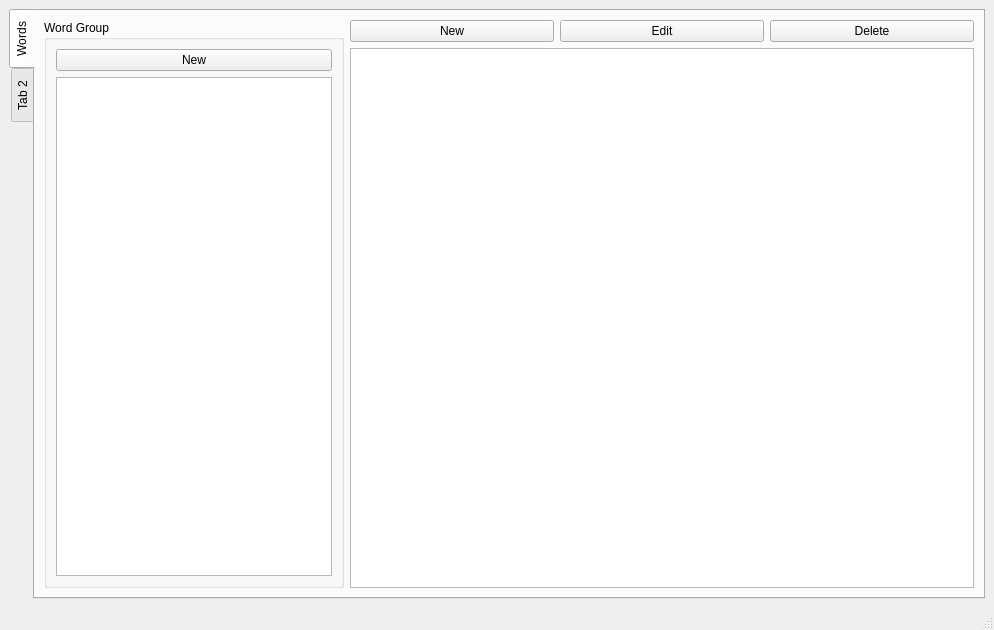
<?xml version="1.0" encoding="UTF-8"?>
<ui version="4.0">
 <class>MainWindow</class>
 <widget class="QMainWindow" name="MainWindow">
  <property name="geometry">
   <rect>
    <x>0</x>
    <y>0</y>
    <width>994</width>
    <height>630</height>
   </rect>
  </property>
  <property name="windowTitle">
   <string>MainWindow</string>
  </property>
  <widget class="QWidget" name="centralwidget">
   <layout class="QVBoxLayout" name="verticalLayout_2">
    <item>
     <widget class="QTabWidget" name="tabWidget">
      <property name="tabPosition">
       <enum>QTabWidget::TabPosition::West</enum>
      </property>
      <property name="currentIndex">
       <number>0</number>
      </property>
      <property name="elideMode">
       <enum>Qt::TextElideMode::ElideNone</enum>
      </property>
      <widget class="QWidget" name="tab">
       <attribute name="title">
        <string>Words</string>
       </attribute>
       <layout class="QHBoxLayout" name="horizontalLayout_4">
        <item>
         <widget class="QGroupBox" name="groupBox">
          <property name="maximumSize">
           <size>
            <width>300</width>
            <height>16777215</height>
           </size>
          </property>
          <property name="title">
           <string>Word Group</string>
          </property>
          <layout class="QVBoxLayout" name="verticalLayout">
           <item>
            <layout class="QHBoxLayout" name="horizontalLayout_2">
             <item>
              <widget class="QPushButton" name="word_group_new_pushButton">
               <property name="text">
                <string>New</string>
               </property>
              </widget>
             </item>
            </layout>
           </item>
           <item>
            <widget class="QListView" name="word_group_listView"/>
           </item>
          </layout>
         </widget>
        </item>
        <item>
         <layout class="QVBoxLayout" name="verticalLayout_3">
          <item>
           <layout class="QHBoxLayout" name="horizontalLayout">
            <item>
             <widget class="QPushButton" name="word_new_pushButton">
              <property name="text">
               <string>New</string>
              </property>
             </widget>
            </item>
            <item>
             <widget class="QPushButton" name="word_edit_pushButton">
              <property name="text">
               <string>Edit</string>
              </property>
             </widget>
            </item>
            <item>
             <widget class="QPushButton" name="word_delete_pushButton">
              <property name="text">
               <string>Delete</string>
              </property>
             </widget>
            </item>
           </layout>
          </item>
          <item>
           <widget class="QTableView" name="word_tableView"/>
          </item>
         </layout>
        </item>
       </layout>
      </widget>
      <widget class="QWidget" name="tab_2">
       <attribute name="title">
        <string>Tab 2</string>
       </attribute>
      </widget>
     </widget>
    </item>
   </layout>
  </widget>
  <widget class="QMenuBar" name="menubar">
   <property name="geometry">
    <rect>
     <x>0</x>
     <y>0</y>
     <width>994</width>
     <height>23</height>
    </rect>
   </property>
  </widget>
  <widget class="QStatusBar" name="statusbar"/>
 </widget>
 <resources/>
 <connections/>
</ui>
